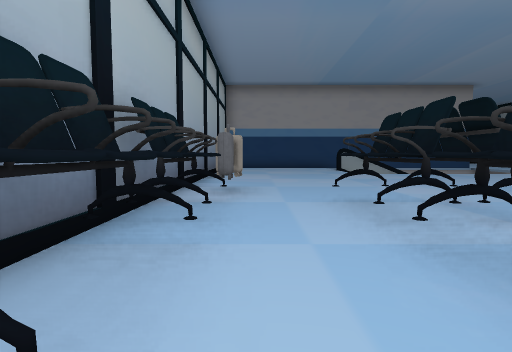
View 1 (above)

17 first-person views from a walk through a 3-D level made in the Unity game engine. The camera is 1.3 m above the floor, tilts 4° down and sees 80° across. The floor is counted in squares, 2 m on a side. Each view is taken from the middle of a square. On the plan, view 1 faces up. The plan holds only what a view shows up to about 10 squares ahead; the rest is blank. The place goes on beyond the plan. The player character is not drawn. Some animated figures are left out.

View 2
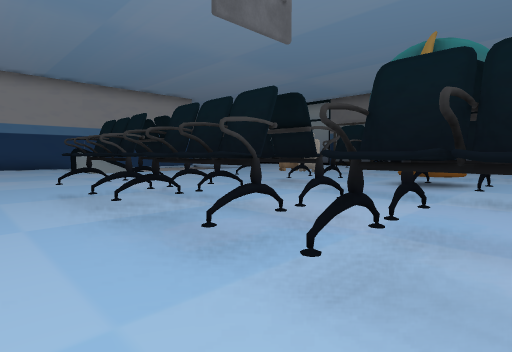

View 3
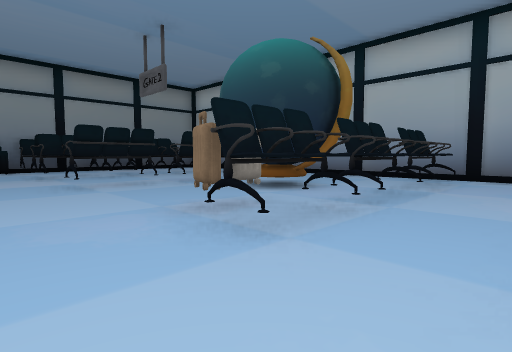

View 4
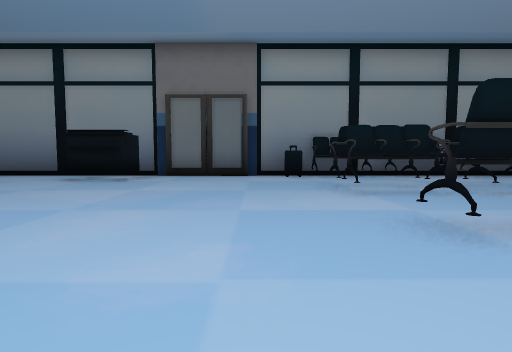

View 5
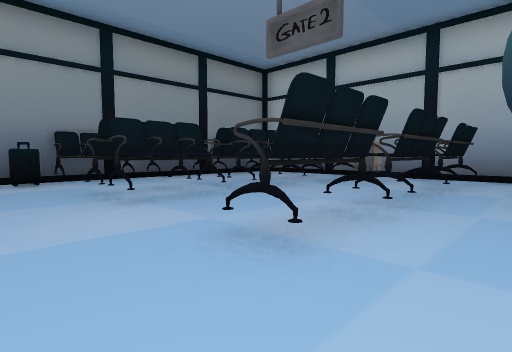

View 6
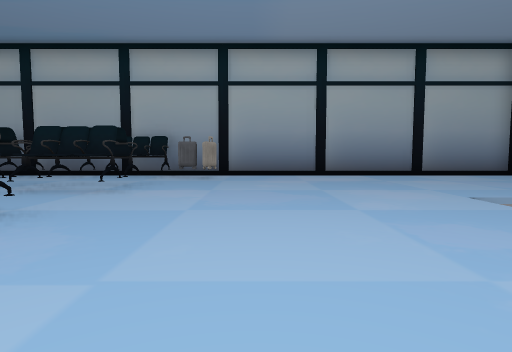

View 7
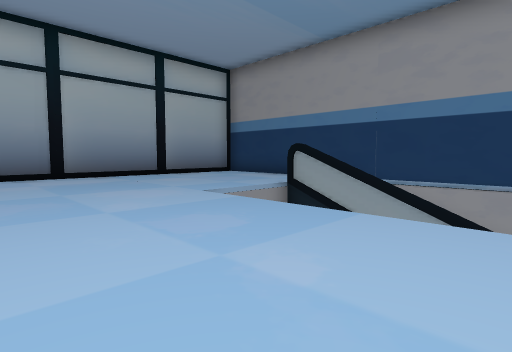

View 8
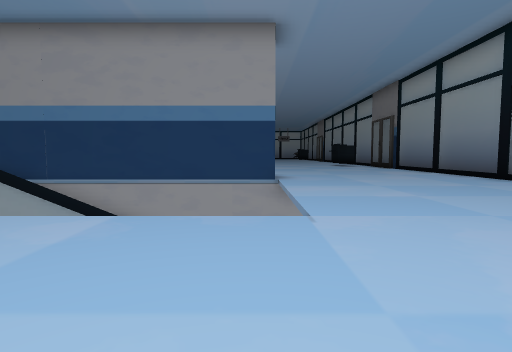

View 9
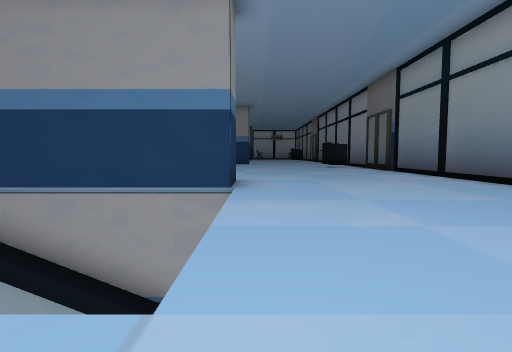

View 10
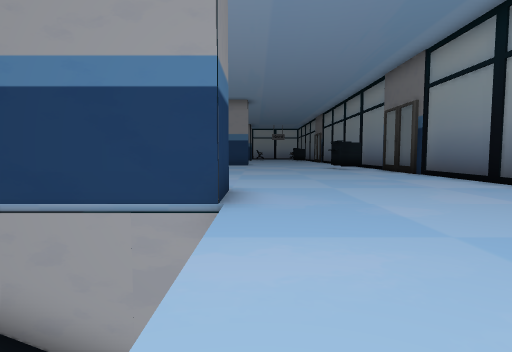

View 11
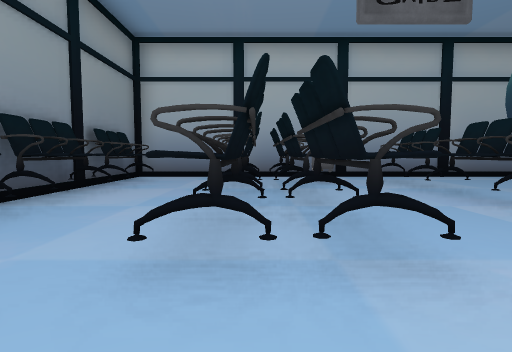

View 12
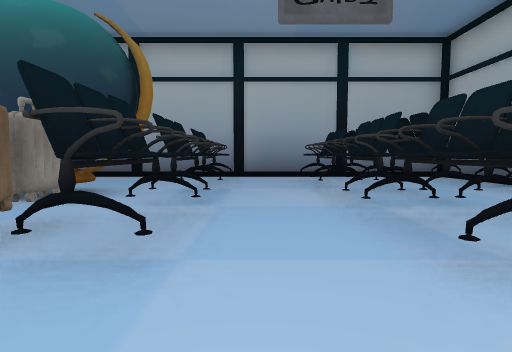

View 13
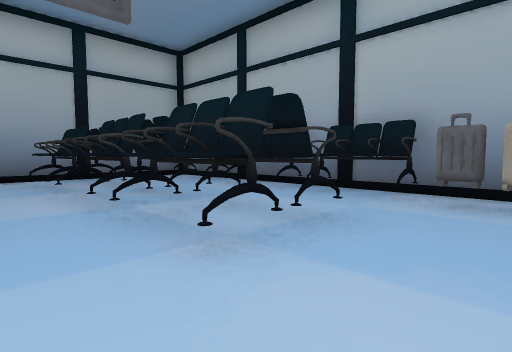

View 14
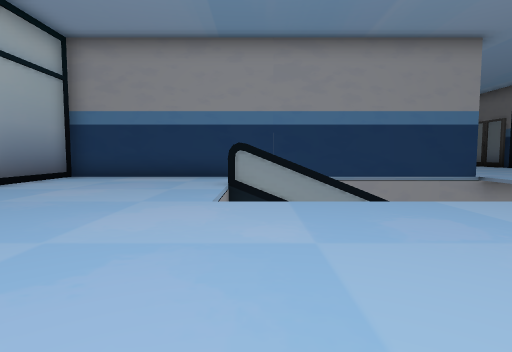

View 15
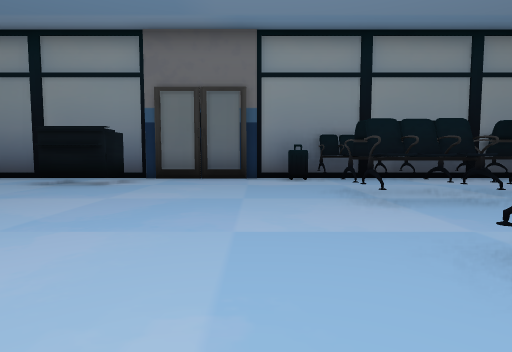

View 16
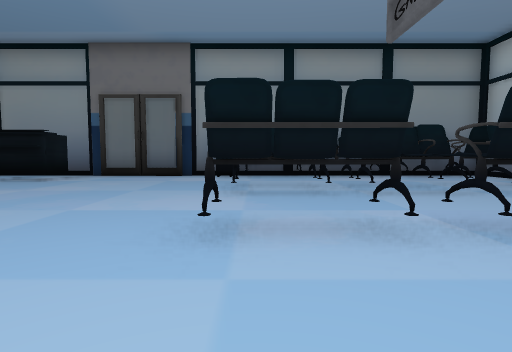

View 17
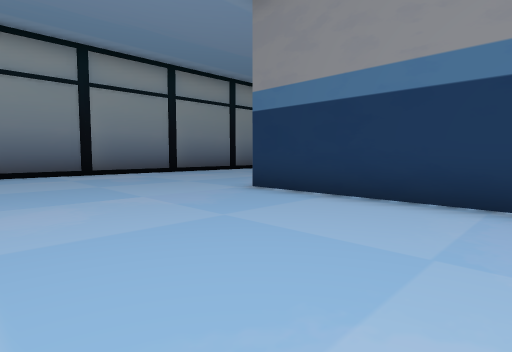

### Floor plan
Points are (right, up) in squares from view 1. A wall is a line through its corners. A room is listed if a view was taken in it or the views show most of it. See-through windows are left out.
Room 1 (views 1, 2, 3, 4, 5, 6, 7, 8, 9, 10, 11, 12, 13, 14, 15, 16, 17)
walls: (8.8, 12.7) (4, 12.7); (5.9, 3) (5.9, 3.5); (6.4, 16.6) (10.5, 16.6) (10.5, 14.9) (-1.5, 14.9) (-1.5, -2.6); (16.5, 9) (16.5, 9.9); (16.3, 5.9) (16.3, 9); (16.5, 11.8) (16.5, 20.9); (15.8, 4.6) (15.8, 5.2); (-0.4, 5.4) (-0.4, 4.9); (11.3, -2) (11.3, -1.5); (-1.4, -3) (16.5, -3) (16.5, 5.9)
objects: other object (-1, -1); other object (-1, 1) to (-1, 2); other object (-1, 3) to (-1, 4); other object (-1, 6); other object (1, -1); other object (1, 1) to (1, 2); other object (1, 3) to (1, 4); other object (3, -1); other object (3, 1) to (3, 2); other object (3, 3) to (3, 4); other object (5, -2) to (5, -1); other object (5, 1) to (5, 2); other object (5, 3) to (5, 4); other object (6, 0) to (8, 2); other object (6, 4); other object (10, -1); other object (10, 1) to (10, 2); other object (10, 3) to (10, 4); other object (12, -1); other object (12, 1) to (12, 2); other object (12, 3) to (12, 4); other object (13, -1); other object (13, 1) to (13, 2); other object (13, 3) to (13, 4); other object (15, 9) to (15, 11); other object (16, -1); other object (16, 1) to (16, 2); other object (16, 3) to (16, 4)

Positions as (right, up) in squares from view 1, and headings:
1: (0, 0), facing up
2: (0, -1), facing up-right
3: (3, 6), facing down-right
4: (7, 6), facing right
5: (8, 6), facing down-right
6: (8, 7), facing left
7: (8, 7), facing up-left
8: (10, 7), facing up
9: (11, 9), facing up
10: (11, 11), facing up
11: (13, 6), facing down
12: (4, 6), facing down
13: (4, 6), facing down-left
14: (4, 6), facing up
15: (8, 6), facing right
16: (7, 4), facing right
17: (6, 21), facing down-right
